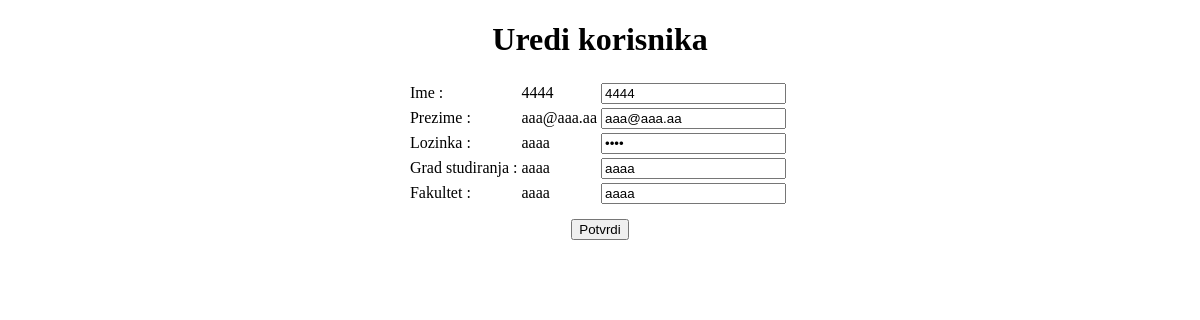
Page /uredi_korisnika/55f956bef3f7436e842773eb5b928f4b on the earlier database version.
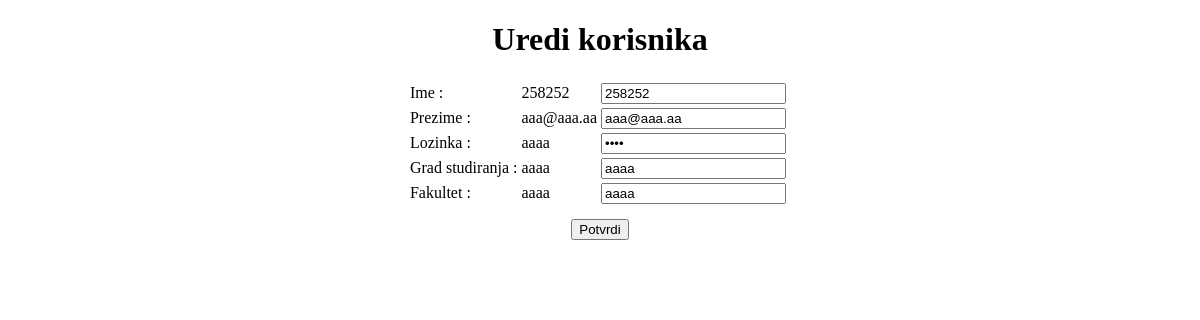
Same page on the later database version.
### tables this page shows
CREATE TABLE "Korisnik" (
	"ID"	TEXT NOT NULL UNIQUE,
	"Ime"	TEXT NOT NULL,
	"Prezime"	TEXT NOT NULL,
	"email"	TEXT NOT NULL,
	"Lozinka"	TEXT NOT NULL,
	"Grad_studiranja"	TEXT NOT NULL,
	"Fakultet"	TEXT NOT NULL,
	PRIMARY KEY("ID")
);

### main.py (the view, shortened to what this page needs)
@app.route("/uredi_korisnika/<ID>", methods=['GET', 'POST']) #ovo je uredi_korisnika.html
def uredi_korisnika(ID):
    print('method: ', request.method)
    if request.method=='GET':
        korisnik=domain.odaberi_korisnika(ID)
        return render_template('Uredi_korisnika.html', korisnik=korisnik)

### domain.py (called while the page is built)
def povezivanje():
    try:
        conn=sqlite3.connect("baza_dwa.db")
        return conn
    except Exception as e:
        return None

def odaberi_korisnika(ID):
    konekcija=povezivanje()
    kursor=konekcija.cursor()
    kursor.execute("SELECT * FROM Korisnik WHERE ID=?", (ID,))
    korisnik=kursor.fetchone()
    return korisnik

### templates/Uredi_korisnika.html (shortened to what this page needs)
<!DOCTYPE html>
<html>
<head>
</head>
<body>
  <center>
    <h1> Uredi korisnika </h1>
<form action="{{url_for('uredi_korisnika', ID=korisnik[0])}}" method='POST'>
    <table>
      <tr>
        <td> Ime :</td>
        <td> {{korisnik[1]}} </td>
        <td>
          <input type="text" placeholder="Ime" name="Ime" value={{korisnik[1]}}>
        <td>
      </tr>
      <tr>
        <td> Prezime :</td>
        <td> {{korisnik[2]}} </td>
        <td>
          <input type="text" placeholder="Prezime" name="Prezime" value={{korisnik[3]}}>
        <td>
      </tr>
      <tr>
          <td> Lozinka :</td>
          <td> {{korisnik[4]}} </td>
          <td>
            <input type="password" placeholder="Lozinka" name="Lozinka" value={{korisnik[4]}}>
          <td>
        </tr>
        <tr>
          <td> Grad studiranja :</td>
          <td> {{korisnik[5]}} </td>
          <td>
            <input type="text" placeholder="Grad studiranja" name="Grad_studiranja" value={{korisnik[5]}}>
          <td>
        </tr>
        <tr>
          <td> Fakultet :</td>
          <td> {{korisnik[6]}} </td>
          <td>
            <input type="text" placeholder="Fakultet" name="Fakultet" value={{korisnik[6]}}>
          <td>
        </tr>
    </table>
    <button type="submit">Potvrdi</button>
</form>
</body>
</html>

### templates/Uredi_korisnika.html (style rules this page uses)
button { margin-top: 1%; }

Differences in the rows shown:
changed Korisnik "aaa@aaa.aa": Ime "4444" → "258252"
